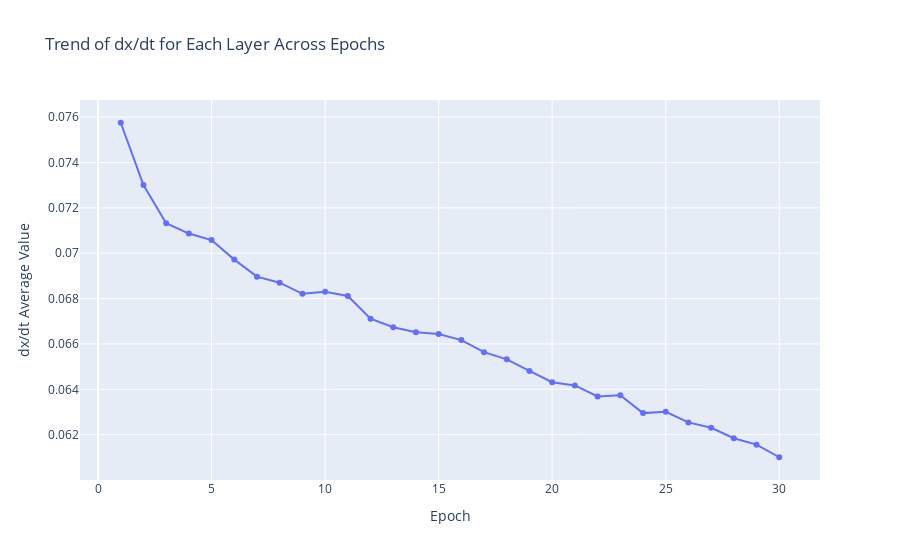

The notebook cell this image was saved under:
### Code cell
ltc_2 = ltc.ParallelMultiScaleLTCModel2(input_size=2, hidden_size=50, output_size=2,tau1=tau1, tau2=tau2, tau3=tau3, tau4=tau4).to(device)
current_ltc = ltc_2
criterion = nn.MSELoss()
optimizer = optim.Adam(current_ltc.parameters(), lr=alpha)

current_ltc,current_ltc_time,epoch_dx_dt_history = ltc.train_LTC_model(train_loader, val_loader, current_ltc, criterion, optimizer, device)


predictions, actuals, mse_temp, mse_humidity, mase_temp, mase_humidity, allocated_memory, reserved_memory = ltc.evaluate_LTC_model(test_loader, current_ltc, device)
results = {'train_time': current_ltc_time, 'allocated_memory': allocated_memory, 'reserved_memory': reserved_memory, 'epoch_dx_dt_history':epoch_dx_dt_history,
 'mse_temp':mse_temp,'mse_humidity':mse_humidity, 'mase_temp':mase_temp, 'mase_humidity':mase_humidity}

results_dict['ltc_parallel_2'] = results

viz.plot_results(predictions, actuals)

viz.plot_dx_dt_history(epoch_dx_dt_history)

### Figure 1 — Plotly figure (JSON) as saved in the notebook; plotly's stock layout.template omitted (floating-point values rounded to 4 significant figures)
{"data": [{"line": {"width": 2}, "marker": {"size": 6}, "mode": "lines+markers", "name": "total_avg_dx_dt dx/dt", "type": "scatter", "x": [1, 2, 3, 4, 5, 6, 7, 8, 9, 10, 11, 12, 13, 14, 15, 16, 17, 18, 19, 20, 21, 22, 23, 24, 25, 26, 27, 28, 29, 30], "y": [0.07575, 0.07301, 0.07132, 0.07087, 0.07058, 0.06972, 0.06897, 0.0687, 0.06821, 0.0683, 0.06811, 0.06712, 0.06674, 0.06651, 0.06644, 0.06617, 0.06564, 0.06532, 0.06481, 0.06431, 0.06417, 0.06368, 0.06374, 0.06295, 0.06301, 0.06254, 0.06231, 0.06184, 0.06156, 0.061]}], "layout": {"legend": {"title": {"text": "Layer Name"}}, "title": {"text": "Trend of dx/dt for Each Layer Across Epochs"}, "xaxis": {"title": {"text": "Epoch"}}, "yaxis": {"title": {"text": "dx/dt Average Value"}}}}
